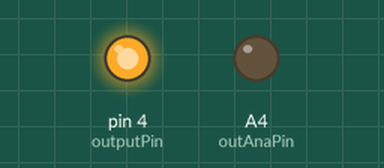
Bench run of a sketch on a simulated Arduino Uno, built with avr-gcc and run on an emulated ATmega328P. On the bench: output pins drawn as LEDs (lit = HIGH).

Above: at 0.5 s.
At 2.1 s:
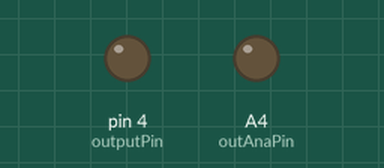
At 3.9 s:
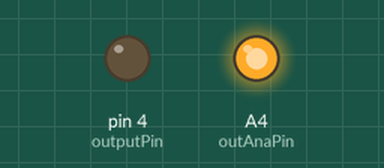
Timing chart, 0 to 5.9 s (numbered marks = the images above):
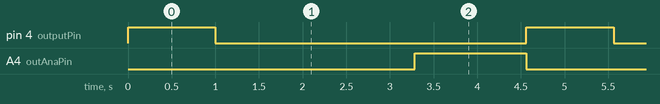

The sketch:

test-equiptment.ino
```cpp
// Define the pin number
const int outputPin = 4; // Pin D4
const int outAnaPin = A4;

void setup() {
  // Initialize the digital pin as an output
  pinMode(outputPin, OUTPUT);
  pinMode(outAnaPin, OUTPUT);
}

void loop() {
  // Turn the pin on (HIGH)
  digitalWrite(outputPin, HIGH);

  // Wait for one second
  delay(1000);

  // Turn the pin off (LOW)
  digitalWrite(outputPin, LOW);

  // Wait for one second
  delay(1000);

  for (int brightness = 0; brightness <= 255; brightness++) {
    analogWrite(outAnaPin, brightness);
    delay(10); // Delay for smooth fading
  }

  analogWrite(outAnaPin, 0);
}
```

Measured:
- by itself, pin 4 (outputPin): alternates HIGH for 1.0 s and LOW for 3.6 s
- by itself, A4 (outAnaPin): alternates HIGH for 1.3 s and LOW for 3.3 s
- by itself, everything shown: repeats every 4.6 s, in 4 steps
